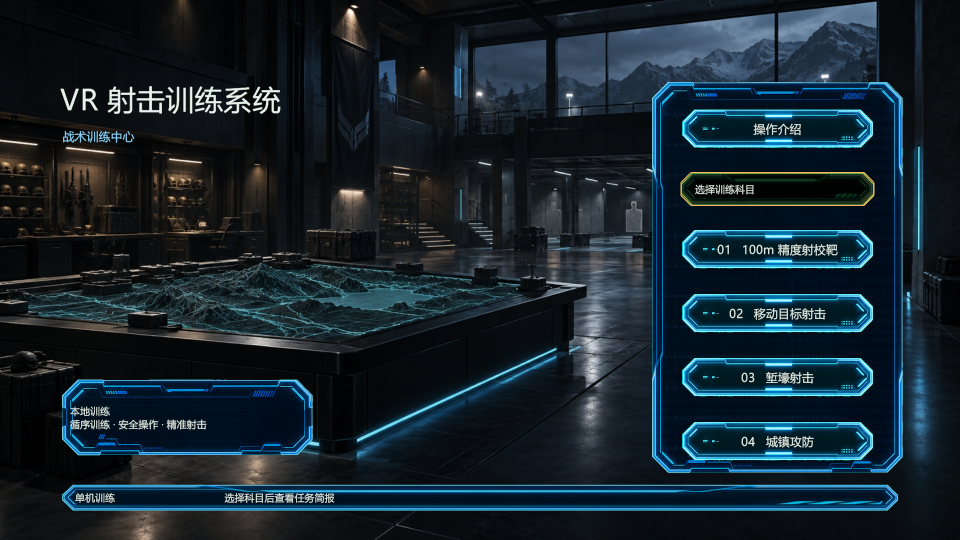
#> input picture docs/codex-reports/evidence/mainmenu-heading-border-2026-11-15/Screen_MainMenu.png, 1920 x 1080 px (shown at 1/2 size); the run also reads 1 picture not shown here
$ python measure-font.py ../mainmenu-heading-border-2026-11-15/Screen_MainMenu.png
#> lines starting #> are read from the running program, lines starting #| are printed output that depends on the picture; after the words box and inside, x2 and y2 are one past the last pixel; in counts of white or black regions, pixels touching at a corner belong together
"""Measure real rendered pixels. PNG boxes are half-open; glyph coordinates are inclusive.

Historical screenshots use their original heading rectangles. Only panel-local
coordinates are compared; screenshots are never warped, recolored or relaid out.
Ink: min(RGB)>=80 and max(RGB)-min(RGB)<=45 in the title search window
x=18..179, y=15..panelHeight-16, excluding the luminous capsule edges.
Bright: luminance>=200.
Stroke width proxy: 2*ink area / four-connected digital perimeter, in pixels.
"""
from pathlib import Path
import json
import sys
import numpy as np
from PIL import Image

HERE = Path(__file__).resolve().parent

def pixels(path):
    return np.asarray(Image.open(path).convert('RGB'))

def measure(path, box):
    x0,y0,x1,y1=box
    rgb=pixels(path)[y0:y1,x0:x1].astype(float)
    mask=(rgb.min(2)>=80)&((rgb.max(2)-rgb.min(2))<=45)
    window=np.zeros(mask.shape,dtype=bool)
    window[15:mask.shape[0]-15,18:180]=True
    mask &= window
    yy,xx=np.where(mask)
    assert len(xx), str(path)
    left,right,top,bottom=map(int,(xx.min(),xx.max(),yy.min(),yy.max()))
    ink=int(mask.sum())
    lum=rgb@np.array([.2126,.7152,.0722])
    bright=int(((lum>=200)&mask).sum())
    padded=np.pad(mask.astype(np.int32),1)
    perimeter=int(np.abs(np.diff(padded,axis=0)).sum()+np.abs(np.diff(padded,axis=1)).sum())
    return dict(path=str(path.relative_to(HERE.parent.parent.parent.parent)) if path.is_relative_to(HERE.parent.parent.parent.parent) else str(path),
        panel_box=box, glyph_bbox_local=[left,top,right,bottom],width=right-left+1,height=bottom-top+1,
        left_inset=left,right_inset=x1-x0-1-right,ink_pixels=ink,bright_pixels=bright,
        bright_fraction_of_glyph_bbox=round(bright/((right-left+1)*(bottom-top+1)),6),
        bright_fraction_of_panel=round(bright/mask.size,6),
        mean_ink_luminance=round(float(lum[mask].mean()),4),
        mean_bright_luminance=round(float(lum[(lum>=200)&mask].mean()),4),
        stroke_width_proxy=round(2*ink/perimeter,6))

def main():
    refs=HERE.parent
    cases={
        'accepted-2026-11-15':(refs/'mainmenu-heading-border-2026-11-15/Screen_MainMenu.png',[1360,343,1750,413]),
        'original-2026-11-12':(refs/'ui-chinese-copy-2026-11-12/gallery/Screen_MainMenu.png',[1360,215,1750,285]),
        'reported-2026-11-16':(refs/'mainmenu-heading-restore-2026-11-16/Screen_MainMenu.png',[1360,215,1750,275]),
    }
    for name in ('baseline-9a1c012','before','probe-normal','after'):
        f=HERE/name/'Screen_MainMenu.png'
        if f.exists(): cases[name]=(f,[1360,343,1750,413] if name=='baseline-9a1c012' else [1360,215,1750,275])
    result={name:measure(path,box) for name,(path,box) in cases.items()}
#> in pixels, returned value is the input picture: shape (1080, 1920, 3); mean R, G, B 22.4, 37.1, 46.1
#> in measure, `mask=(rgb.min(2)>=80)&((rgb.max(2)-rgb.min(2))<=45)`:
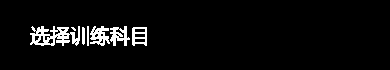
#> mask: shape (70, 390) bool; 4.7% white; 7 white regions (1 under 20 px), largest, box (x1, y1, x2, y2) and area: (30, 26, 80, 46) 562, (90, 26, 110, 46) 237, (110, 26, 130, 46) 216, (132, 27, 147, 46) 174, (82, 27, 85, 45) 51, (87, 26, 89, 46) 40
#> in measure, `yy,xx=np.where(mask)`: yy = 1291 values from 26 to 45; xx = 1291 values, max 146 at index 77, min 30 at index 417, mean 86.93
#> in measure, `left,right,top,bottom=map(int,(xx.min(),xx.max(),yy.min(),yy.max()))`: left = 30; right = 146; top = 26; bottom = 45
#> in measure, `ink=int(mask.sum())`: ink = 1291
#> in measure, `bright=int(((lum>=200)&mask).sum())`: bright = 484
#> in measure, `padded=np.pad(mask.astype(np.int32),1)`: padded: shape (72, 392) int32; values 0 (black) and 1 (white), 4.6% white; 7 white regions (1 under 20 px), largest, box (x1, y1, x2, y2) and area: (31, 27, 81, 47) 562, (91, 27, 111, 47) 237, (111, 27, 131, 47) 216, (133, 28, 148, 47) 174, (83, 28, 86, 46) 51, (88, 27, 90, 47) 40
#> in measure, `perimeter=int(np.abs(np.diff(padded,axis=0)).sum()+np.abs(np.diff(padd..`: perimeter = 1098
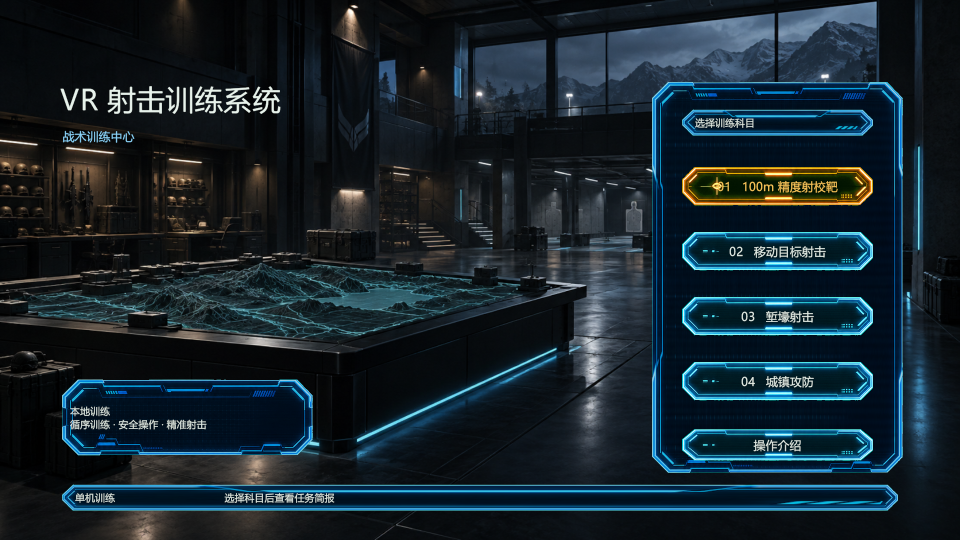
#> input picture docs/codex-reports/evidence/ui-chinese-copy-2026-11-12/gallery/Screen_MainMenu.png, 1920 x 1080 px (shown at 1/2 size)
#> in pixels, returned value is the input picture: shape (1080, 1920, 3); mean R, G, B 23.1, 37, 45.4
#> in measure (call 2), `mask=(rgb.min(2)>=80)&((rgb.max(2)-rgb.min(2))<=45)`: mask: shape (70, 390) bool; 4.7% white; 7 white regions (1 under 20 px), largest, box (x1, y1, x2, y2) and area: (30, 21, 80, 41) 562, (90, 21, 110, 41) 237, (110, 21, 130, 41) 216, (132, 22, 147, 41) 174, (82, 22, 85, 40) 51, (87, 21, 89, 41) 40
#> in measure (call 2), `padded=np.pad(mask.astype(np.int32),1)`: padded: shape (72, 392) int32; values 0 (black) and 1 (white), 4.6% white; 7 white regions (1 under 20 px), largest, box (x1, y1, x2, y2) and area: (31, 22, 81, 42) 562, (91, 22, 111, 42) 237, (111, 22, 131, 42) 216, (133, 23, 148, 42) 174, (83, 23, 86, 41) 51, (88, 22, 90, 42) 40
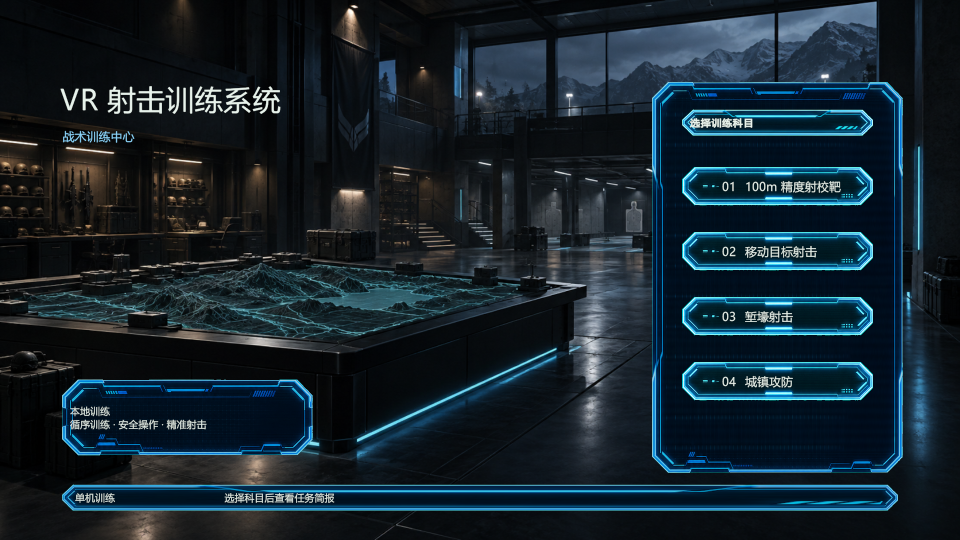
#> input picture docs/codex-reports/evidence/mainmenu-heading-restore-2026-11-16/Screen_MainMenu.png, 1920 x 1080 px (shown at 1/2 size)
#> in pixels, returned value is the input picture: shape (1080, 1920, 3); mean R, G, B 22, 36.5, 45.9
#> in measure (call 3), `mask=(rgb.min(2)>=80)&((rgb.max(2)-rgb.min(2))<=45)`: mask: shape (60, 390) bool; 8.3% white; 18 white regions (12 under 20 px), largest, box (x1, y1, x2, y2) and area: (84, 21, 126, 41) 608, (41, 21, 78, 41) 561, (19, 21, 40, 41) 322, (129, 22, 145, 41) 270, (79, 21, 83, 41) 78, (365, 6, 385, 38) 32
#> in measure (call 3), `mask &= window`: mask: shape (60, 390) bool; 7.9% white; 5 white regions, box (x1, y1, x2, y2) and area: (84, 21, 126, 41) 608, (41, 21, 78, 41) 561, (19, 21, 40, 41) 322, (129, 22, 145, 41) 270, (79, 21, 83, 41) 78
#> in measure (call 3), `padded=np.pad(mask.astype(np.int32),1)`: padded: shape (62, 392) int32; values 0 (black) and 1 (white), 7.6% white; 5 white regions, box (x1, y1, x2, y2) and area: (85, 22, 127, 42) 608, (42, 22, 79, 42) 561, (20, 22, 41, 42) 322, (130, 23, 146, 42) 270, (80, 22, 84, 42) 78
#> in measure (call 4), `x0,y0,x1,y1=box`: y0 = 343; y1 = 413
#> in measure (call 4), `mask=(rgb.min(2)>=80)&((rgb.max(2)-rgb.min(2))<=45)`: mask: shape (70, 390) bool; 9.9% white; 40 white regions (26 under 20 px), largest, box (x1, y1, x2, y2) and area: (226, 19, 297, 43) 916, (202, 19, 226, 42) 377, (298, 19, 322, 43) 342
#> in measure (call 4), `mask &= window`:
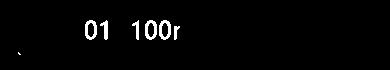
#> mask: shape (70, 390) bool; 2.2% white; 7 white regions (1 under 20 px), largest, box (x1, y1, x2, y2) and area: (145, 20, 157, 40) 135, (85, 20, 97, 40) 133, (159, 20, 171, 40) 133, (100, 20, 108, 40) 85, (132, 20, 139, 40) 67, (174, 26, 180, 40) 49
#> in measure (call 4), `yy,xx=np.where(mask)`: yy = 607 values from 20 to 54; xx = 607 values, max 179 at index 219, min 18 at index 602, mean 133.4
#> in measure (call 4), `left,right,top,bottom=map(int,(xx.min(),xx.max(),yy.min(),yy.max()))`: left = 18; right = 179; top = 20; bottom = 54
#> in measure (call 4), `ink=int(mask.sum())`: ink = 607
#> in measure (call 4), `lum=rgb@np.array([.2126,.7152,.0722])`:
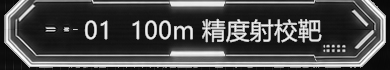
#> lum: shape (70, 390) float64; min 0, max 254.9, mean 75
#> in measure (call 4), `bright=int(((lum>=200)&mask).sum())`: bright = 317
#> in measure (call 4), `padded=np.pad(mask.astype(np.int32),1)`: padded: shape (72, 392) int32; values 0 (black) and 1 (white), 2.2% white; 7 white regions (1 under 20 px), largest, box (x1, y1, x2, y2) and area: (146, 21, 158, 41) 135, (86, 21, 98, 41) 133, (160, 21, 172, 41) 133, (101, 21, 109, 41) 85, (133, 21, 140, 41) 67, (175, 27, 181, 41) 49
#> in measure (call 4), `perimeter=int(np.abs(np.diff(padded,axis=0)).sum()+np.abs(np.diff(padd..`: perimeter = 480
#> in measure (call 5), `x0,y0,x1,y1=box`: y0 = 215; y1 = 275
#> in measure (call 5), `mask=(rgb.min(2)>=80)&((rgb.max(2)-rgb.min(2))<=45)`: mask: shape (60, 390) bool; 5.9% white; 20 white regions (13 under 20 px), largest, box (x1, y1, x2, y2) and area: (30, 21, 80, 41) 562, (90, 21, 110, 41) 237, (110, 21, 130, 41) 216
#> in measure (call 5), `yy,xx=np.where(mask)`: yy = 1291 values from 21 to 40; xx = 1291 values, max 146 at index 77, min 30 at index 417, mean 86.93
#> in measure (call 5), `left,right,top,bottom=map(int,(xx.min(),xx.max(),yy.min(),yy.max()))`: left = 30; right = 146; top = 21; bottom = 40
#> in measure (call 5), `ink=int(mask.sum())`: ink = 1291
#> in measure (call 5), `lum=rgb@np.array([.2126,.7152,.0722])`:
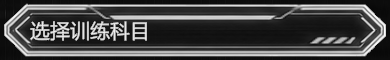
#> lum: shape (60, 390) float64; min 8.74, max 253.9, mean 72.1
#> in measure (call 5), `bright=int(((lum>=200)&mask).sum())`: bright = 490
#> in measure (call 5), `padded=np.pad(mask.astype(np.int32),1)`:
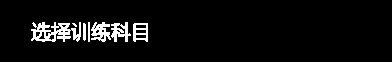
#> padded: shape (62, 392) int32; values 0 (black) and 1 (white), 5.3% white; 7 white regions (1 under 20 px), largest, box (x1, y1, x2, y2) and area: (31, 22, 81, 42) 562, (91, 22, 111, 42) 237, (111, 22, 131, 42) 216, (133, 23, 148, 42) 174, (83, 23, 86, 41) 51, (88, 22, 90, 42) 40
#> in measure (call 5), `perimeter=int(np.abs(np.diff(padded,axis=0)).sum()+np.abs(np.diff(padd..`: perimeter = 1098
#> result = 7 items
    (HERE/'font-measurements.json').write_text(json.dumps(result,ensure_ascii=False,indent=2),encoding='utf8')
    for name,v in result.items(): print(name, {k:v[k] for k in ('width','height','left_inset','right_inset','ink_pixels','bright_pixels','bright_fraction_of_glyph_bbox','mean_ink_luminance','stroke_width_proxy')})
#> this loop made 7 passes
#> name on passes 1 to 7: 'accepted-2026-11-15', 'original-2026-11-12', 'reported-2026-11-16', 'baseline-9a1c012', 'before', 'probe-normal', 'after'
#> (printed output is left out)
    if '--check' in sys.argv:
        a,b=result['baseline-9a1c012'],result['after' if 'after' in result else 'before']
        for key in ('height','left_inset','right_inset'): assert abs(a[key]-b[key])<=1,(key,a[key],b[key])

if __name__=='__main__': main()
